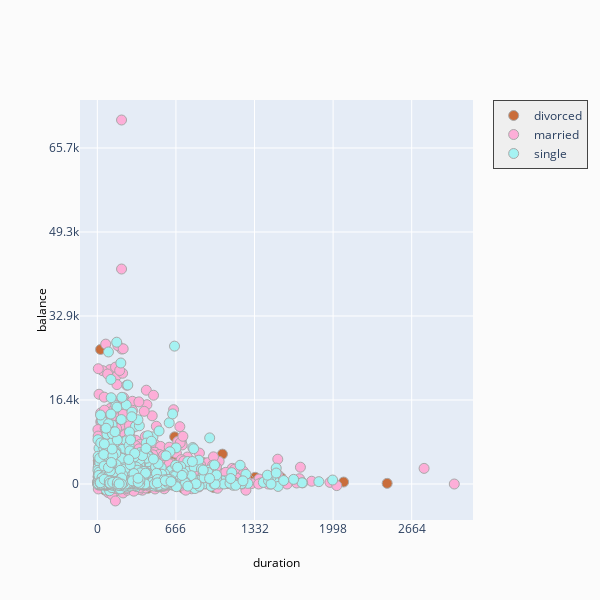

The notebook cell this image was saved under:
### Code cell
fig = ff.create_facet_grid(
    df,
    x='duration',
    y='balance',
    color_name='marital',
    show_boxes=False,
    marker={'size': 10, 'opacity': 1.0},
    colormap={'single': 'rgb(165, 242, 242)', 'married': 'rgb(253, 174, 216)', 'divorced': 'rgba(201, 109, 59, 0.82)'}
)

iplot(fig, filename='facet - custom colormap')

### Figure 1 — Plotly figure (JSON) as saved in the notebook; plotly's stock layout.template omitted (floating-point values rounded to 4 significant figures; data arrays with more than 128 entries replaced by an {"elided": "..."} marker saying what was removed)
{"data": [{"marker": {"color": "rgb(201, 109, 59)", "line": {"color": "darkgrey", "width": 1}, "opacity": 1, "size": 10}, "mode": "markers", "name": "divorced", "type": "scatter", "x": {"elided": "527 int values"}, "xaxis": "x", "y": {"elided": "527 int values"}, "yaxis": "y"}, {"marker": {"color": "rgb(253, 174, 216)", "line": {"color": "darkgrey", "width": 1}, "opacity": 1, "size": 10}, "mode": "markers", "name": "married", "type": "scatter", "x": {"elided": "2767 int values"}, "xaxis": "x", "y": {"elided": "2767 int values"}, "yaxis": "y"}, {"marker": {"color": "rgb(165, 242, 242)", "line": {"color": "darkgrey", "width": 1}, "opacity": 1, "size": 10}, "mode": "markers", "name": "single", "type": "scatter", "x": {"elided": "1189 int values"}, "xaxis": "x", "y": {"elided": "1189 int values"}, "yaxis": "y"}], "layout": {"annotations": [{"font": {"color": "#000000", "size": 12}, "showarrow": false, "text": "duration", "textangle": 0, "x": 0.5, "xanchor": "center", "xref": "paper", "y": -0.1, "yanchor": "middle", "yref": "paper"}, {"font": {"color": "#000000", "size": 12}, "showarrow": false, "text": "balance", "textangle": -90, "x": -0.1, "xanchor": "center", "xref": "paper", "y": 0.5, "yanchor": "middle", "yref": "paper"}], "height": 600, "legend": {"bgcolor": "#efefef", "borderwidth": 1, "x": 1.05, "y": 1, "yanchor": "top"}, "paper_bgcolor": "rgb(251, 251, 251)", "showlegend": true, "title": {"text": ""}, "width": 600, "xaxis": {"anchor": "y", "domain": [0, 1], "dtick": 666, "range": [-147.1, 3184.0], "ticklen": 0, "type": "linear", "zeroline": false}, "yaxis": {"anchor": "x", "domain": [0, 1], "dtick": 16427, "range": [-7038.0, 75100.0], "ticklen": 0, "type": "linear", "zeroline": false}}}
